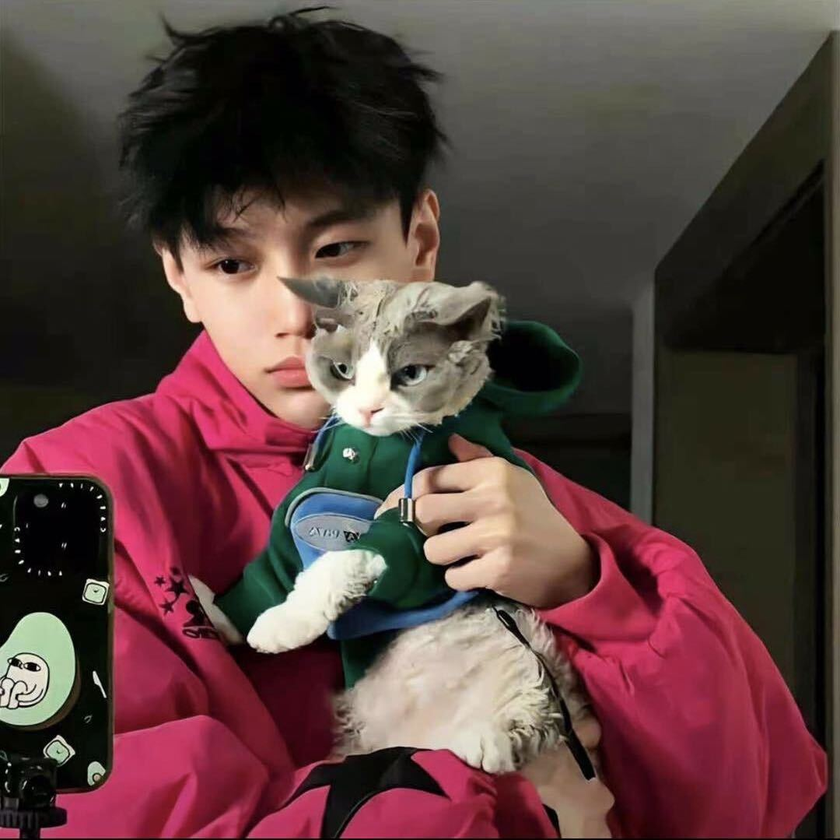
#> input picture 111.png, 840 x 840 px, shrunk from 1080 x 1079 before the run
$ python Non-linearFilter.py
#> lines starting #> are read from the running program, lines starting #| are printed output that depends on the picture
import cv2
import numpy as np
import matplotlib.pyplot as plt


def load_image(image_path):
    """Load an image and convert to RGB format (OpenCV reads images in BGR by default)"""
#> called with image_path = '111.png'
    img = cv2.imread(image_path)
#> img is the input picture: shape (840, 840, 3); mean B, G, R 61.7, 63.2, 89.5
    if img is None:
        raise FileNotFoundError(f"Could not read the image: {image_path}")
    return cv2.cvtColor(img, cv2.COLOR_BGR2RGB)


def add_salt_pepper_noise(image, prob=0.05):
    """
    Add salt-and-pepper noise to the image (simulates real noise scenarios to test median filtering)
    :param image: Input image (RGB format)
    :param prob: Noise probability (0~1; higher values mean more noise)
    :return: Noise-contaminated image
    """
#> called with prob = 0.05
    output = np.copy(image)
    # Split probability for salt and pepper noise (50% each)
    salt_prob = prob / 2
    pepper_prob = prob / 2

    # Generate random masks to determine which pixels get noise
    num_salt = np.ceil(salt_prob * image.size)  # Number of salt noise pixels
#> num_salt = 52920
    coords = [np.random.randint(0, i - 1, int(num_salt)) for i in image.shape[:2]]
    output[coords[0], coords[1], :] = 255  # Salt noise (white, RGB=255)

    num_pepper = np.ceil(pepper_prob * image.size)  # Number of pepper noise pixels
#> num_pepper = 52920
    coords = [np.random.randint(0, i - 1, int(num_pepper)) for i in image.shape[:2]]
    output[coords[0], coords[1], :] = 0  # Pepper noise (black, RGB=0)
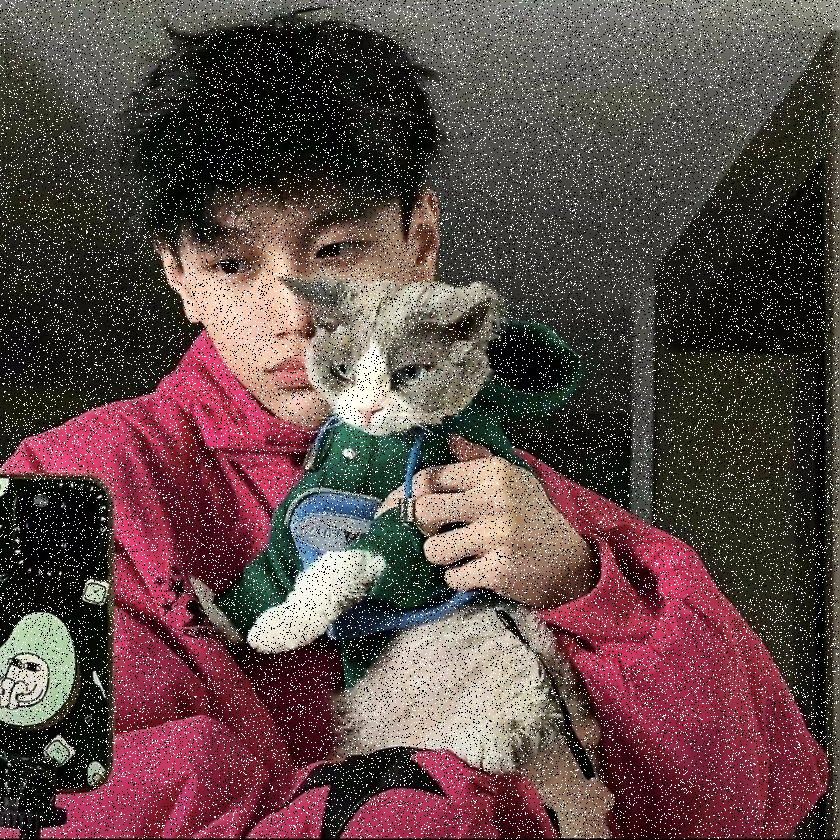
#> output: shape (840, 840, 3); mean R, G, B 94.1, 71.5, 70.2

    return output


def median_filter(image, kernel_size=3):
    """
    Median Filter (non-linear filter, ideal for removing salt-and-pepper noise)
    :param image: Input image (may contain noise, RGB format)
    :param kernel_size: Size of the kernel (must be odd, e.g., 3,5,7; larger = stronger filtering)
    :return: Filtered image
    """
#> called with kernel_size = 3
    # Use OpenCV's built-in median filtering function (efficient implementation)
    # Principle: Replace each pixel with the median value of its neighborhood
    median_result = cv2.medianBlur(image, ksize=kernel_size)
    return median_result


def show_median_results(original, noisy, filtered, kernel_size):
    """Display original image, noisy image, and median filter result"""
#> called with kernel_size = 3
    plt.figure(figsize=(18, 6))

    # Original image
    plt.subplot(1, 3, 1)
    plt.imshow(original)
    plt.title("Original Image")
    plt.axis("off")

    # Image with salt-and-pepper noise
    plt.subplot(1, 3, 2)
    plt.imshow(noisy)
    plt.title("Image with Salt-and-Pepper Noise")
    plt.axis("off")

    # Median filter result
    plt.subplot(1, 3, 3)
    plt.imshow(filtered)
    plt.title(f"Median Filter Result (Kernel Size: {kernel_size}x{kernel_size})")
    plt.axis("off")

    plt.tight_layout()
    plt.show()
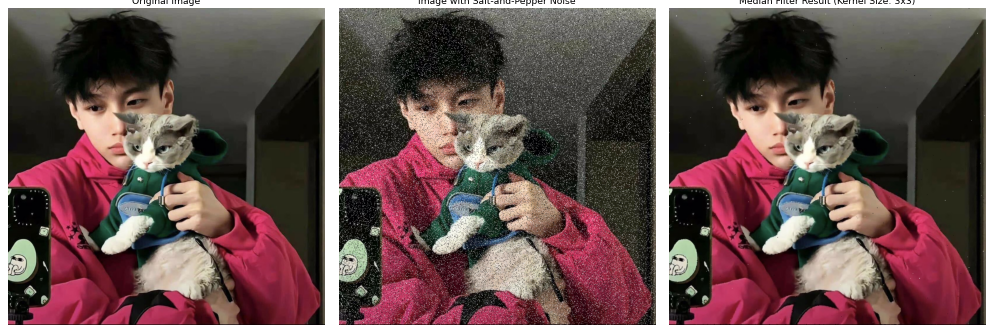
#> figure drawn by matplotlib, 3 panels


if __name__ == "__main__":
    # Replace with your image path (supports .jpg, .png, etc.)
    image_path = r"111.png"  # Use a raw string to avoid path escape issues
    kernel_size = 3  # Median filter kernel size (must be odd, e.g., 3,5,7)
    noise_prob = 0.05  # Salt-and-pepper noise probability (0.05 = 5% of pixels contaminated)

    try:
        # Load original image
        original = load_image(image_path)

        # Add salt-and-pepper noise (to test median filter performance)
        noisy_image = add_salt_pepper_noise(original, prob=noise_prob)

        # Apply median filter
        filtered_image = median_filter(noisy_image, kernel_size=kernel_size)

        # Show comparison results
        show_median_results(original, noisy_image, filtered_image, kernel_size)

    except Exception as e:
        print(f"Error during processing: {e}")

$ run again, with photo.jpeg saved as 111.png
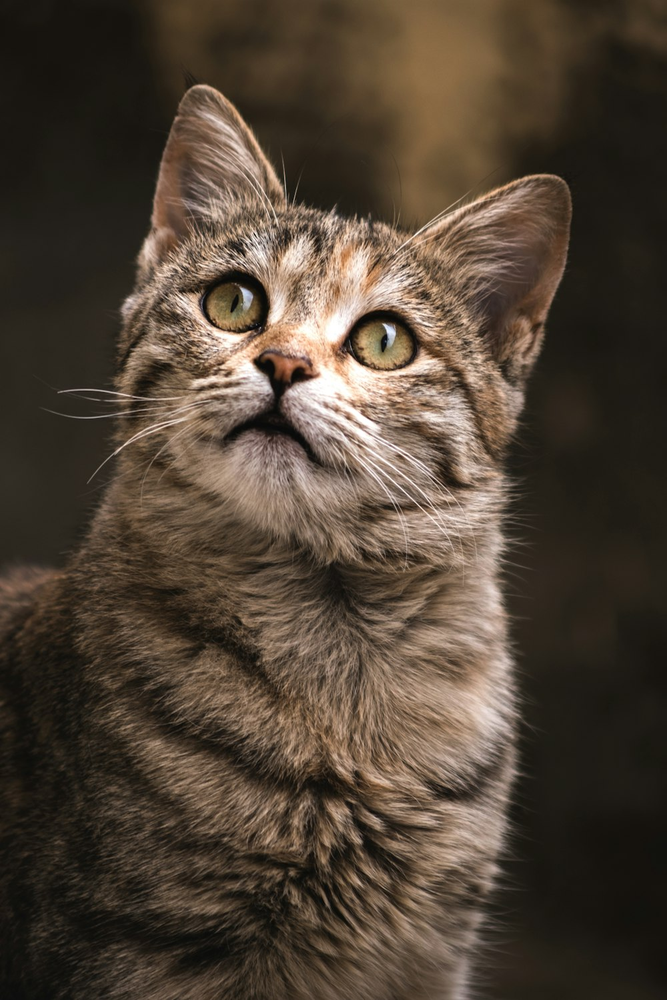
#> input picture photo.jpeg, 667 x 1000 px, shrunk from 1000 x 1500 before the run
#> in load_image, img is the input picture: shape (1000, 667, 3); mean B, G, R 53.5, 66.7, 79.8
#> in add_salt_pepper_noise, `output[coords[0], coords[1], :] = 0`:
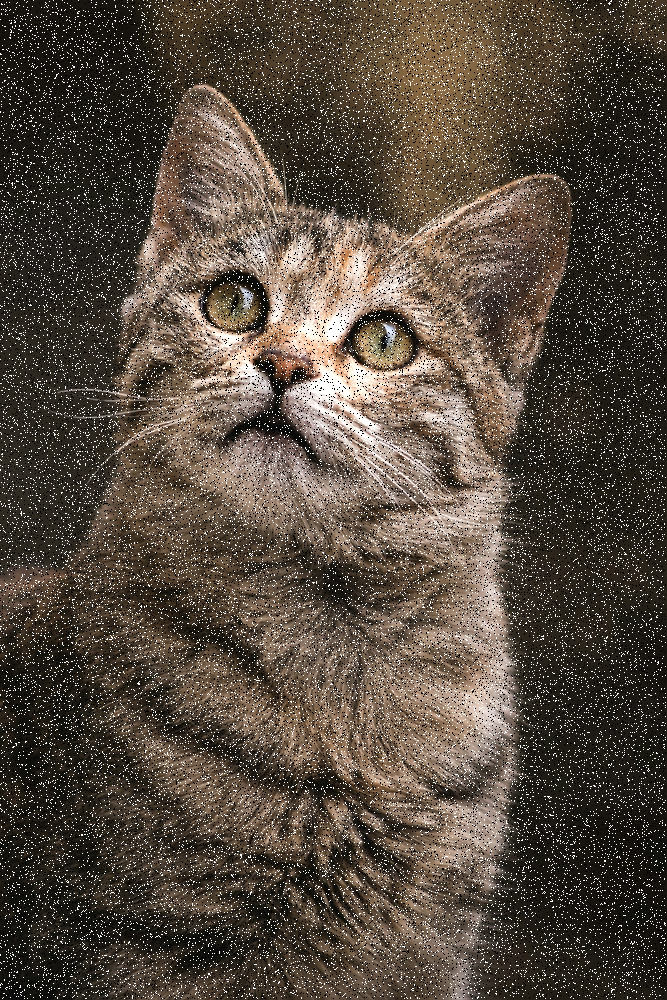
#> output: shape (1000, 667, 3); mean R, G, B 85.7, 74.5, 63.2
#> in show_median_results, `plt.show()`:
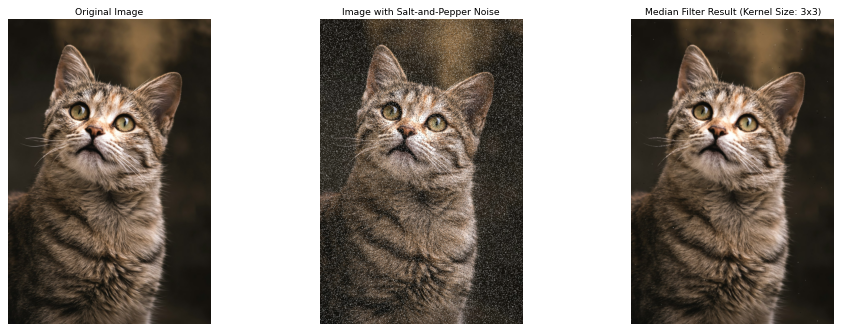
#> figure drawn by matplotlib, 3 panels
